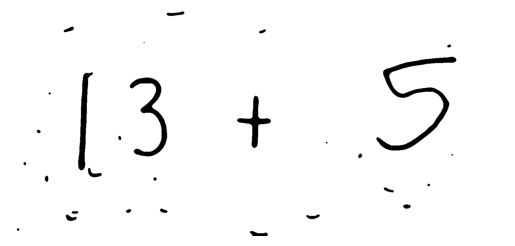
#> input picture image-to-simbols/Eq-processed.png, 515 x 246 px
$ jupyter execute image_to_symbols.ipynb
#> lines starting #> are read from the running program, lines starting #| are printed output that depends on the picture; after the words box and inside, x2 and y2 are one past the last pixel; in counts of white or black regions, pixels touching at a corner belong together
[cell 1]
import cv2
import numpy as np
import matplotlib.pyplot as plt


image_path = './Eq-processed.png'
image = cv2.imread(image_path, 0)
#> image is the input picture: shape (246, 515); min 0, max 255, mean 248.3
image = cv2.GaussianBlur(image, (5, 5), 0)
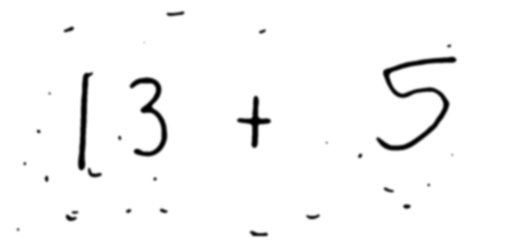
#> image: shape (246, 515); min 0, max 255, mean 248.3
_, binary_image = cv2.threshold(image, 0, 255, cv2.THRESH_BINARY_INV + cv2.THRESH_OTSU)
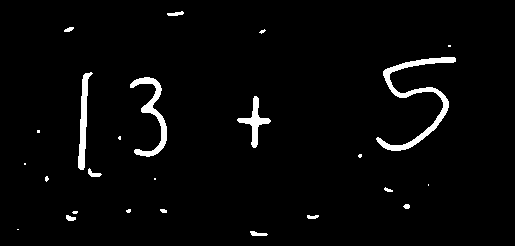
#> binary_image: shape (246, 515); 2.9% white; 25 white regions (12 under 20 px)

def contours_are_close(c1, c2):
    x1, _, w1, _ = cv2.boundingRect(c1)
    x2, _, _, _ = cv2.boundingRect(c2)
    return x2 - (x1 + w1) < 10

def process_contours(binary_image):
    contours, hierarchy = cv2.findContours(binary_image, cv2.RETR_CCOMP, cv2.CHAIN_APPROX_SIMPLE)
    merged_contours = [contour for i, contour in enumerate(contours) if hierarchy[0][i][3] == -1]
    sorted_contours = sorted(merged_contours, key=lambda ctr: cv2.boundingRect(ctr)[0])

    processed_contours = []
    i = 0
    while i < len(sorted_contours):
        c1 = sorted_contours[i]
        if i + 2 < len(sorted_contours):
            c2 = sorted_contours[i + 1]
            c3 = sorted_contours[i + 2]
            if contours_are_close(c1, c2) and contours_are_close(c2, c3):

                x, y, w, h = cv2.boundingRect(np.vstack([c1, c2, c3]))
                processed_contours.append(np.array([[[x, y]], [[x + w, y]], [[x + w, y + h]], [[x, y + h]]]))
                i += 3
                continue

        processed_contours.append(c1)
        i += 1

    return processed_contours

def extract_symbols(binary_image, contours):
    symbols = []
    for contour in contours:
        x, y, w, h = cv2.boundingRect(contour)
        margin = 5
        symbol = binary_image[y-margin:y+h+margin, x-margin:x+w+margin]
        symbols.append(symbol)
    return symbols

def show_symbols(symbols):
    plt.figure(figsize=(10, 2))
    for i, symbol in enumerate(symbols):
        plt.subplot(1, len(symbols), i+1)
        plt.imshow(symbol, cmap='gray')
        plt.axis('off')
    plt.tight_layout()
    plt.show()


processed_contours = process_contours(binary_image)
#> in process_contours, `contours, hierarchy = cv2.findContours(binary_image, cv2.RETR_CCOMP, c..`: contours = 25 contours, 15 with area under 20; largest, box (x1, y1, x2, y2) and area: (376, 57, 456, 151) 1094, (130, 77, 167, 157) 666, (78, 72, 93, 170) 511, (237, 96, 271, 148) 394, (88, 168, 102, 177) 44
#> in process_contours, `merged_contours = [contour for i, contour in enumerate(contours) if hi..`: merged_contours has the same summary as contours
#> in process_contours, `sorted_contours = sorted(merged_contours, key=lambda ctr: cv2.bounding..`: sorted_contours has the same summary as contours
#> the loop in process_contours, `while i < len(sorted_contours):` made 17 passes
#> (c1, x, y, w, h) on pass 9: ([[154, 178], [154, 179], [155, 179], [155, 178]], 154, 11, 30, 202)
#> (x, y, w, h, i) on passes 5, 8, 10: (64, 27, 14, 194, 7), (118, 77, 49, 136, 12), (237, 29, 34, 207, 18)
#> after the loop in process_contours, `while i < len(sorted_contours):`: i = 25; processed_contours = 17 items
#> processed_contours = 17 items
symbols = extract_symbols(binary_image, processed_contours)
#> the loop in extract_symbols, `for contour in contours:` made 17 passes
#> (contour, x, y, w, h) on passes 1, 2, 3, 5, 8, 9, 10, 16, 17: ([[17, 229], [18, 229]], 17, 229, 2, 1), ([[24, 163], [24, 164], [25, 164], [25, 163]], 24, 163, 2, 2), ([[37, 130], [37, 132], [39, 132], [39, 130]], 37, 130, 3, 3), ([[64, 27], [78, 27], [78, 221], [64, 221]], 64, 27, 15, 195), ([[118, 77], [167, 77], [167, 213], [118, 213]], 118, 77, 50, 137), ([[154, 11], [184, 11], [184, 213], [154, 213]], 154, 11, 31, 203), ([[237, 29], [271, 29], [271, 236], [237, 236]], 237, 29, 35, 208), ([[428, 184], [428, 185]], 428, 184, 1, 2), ([[448, 45], [448, 46], [450, 46], [450, 45]], 448, 45, 3, 2)
#> (x, y, w, h) on passes 4, 6, 7, 11, 12, 13: (45, 176, 4, 6), (78, 72, 15, 98), (88, 168, 14, 9), (307, 215, 12, 4), (358, 154, 4, 4), (376, 57, 80, 94)
#> symbols = 17 items

show_symbols(symbols)
#> the loop in show_symbols, `for i, symbol in enumerate(symbols):` made 17 passes
#> in show_symbols, `plt.show()`:
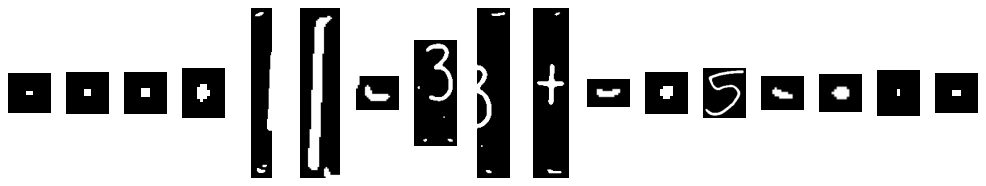
#> figure drawn by matplotlib, 17 panels
